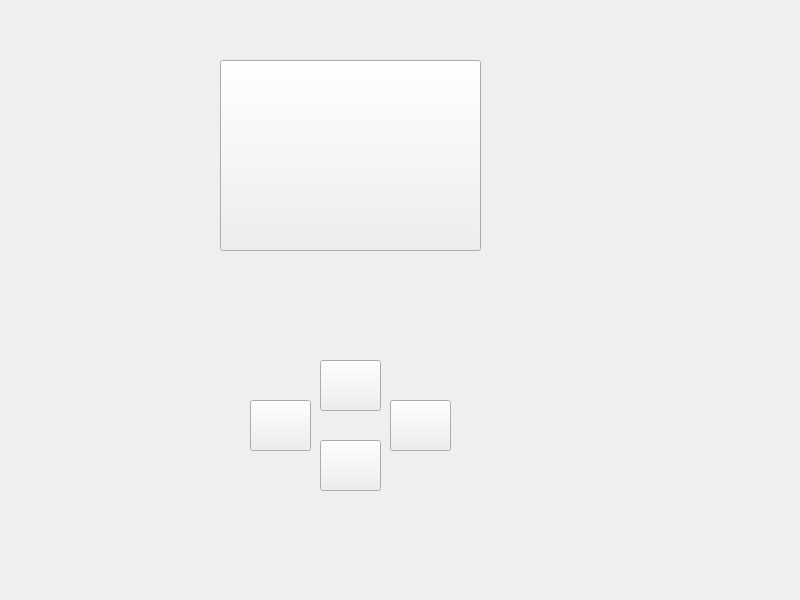
<?xml version="1.0" encoding="UTF-8"?>
<ui version="4.0">
 <class>Widget</class>
 <widget class="QWidget" name="Widget">
  <property name="geometry">
   <rect>
    <x>0</x>
    <y>0</y>
    <width>800</width>
    <height>600</height>
   </rect>
  </property>
  <property name="windowTitle">
   <string>Widget</string>
  </property>
  <widget class="QPushButton" name="pushButton_target">
   <property name="geometry">
    <rect>
     <x>220</x>
     <y>60</y>
     <width>261</width>
     <height>191</height>
    </rect>
   </property>
   <property name="text">
    <string/>
   </property>
  </widget>
  <widget class="QPushButton" name="pushButton_up">
   <property name="geometry">
    <rect>
     <x>320</x>
     <y>360</y>
     <width>61</width>
     <height>51</height>
    </rect>
   </property>
   <property name="text">
    <string/>
   </property>
  </widget>
  <widget class="QPushButton" name="pushButton_down">
   <property name="geometry">
    <rect>
     <x>320</x>
     <y>440</y>
     <width>61</width>
     <height>51</height>
    </rect>
   </property>
   <property name="text">
    <string/>
   </property>
  </widget>
  <widget class="QPushButton" name="pushButton_left">
   <property name="geometry">
    <rect>
     <x>250</x>
     <y>400</y>
     <width>61</width>
     <height>51</height>
    </rect>
   </property>
   <property name="text">
    <string/>
   </property>
  </widget>
  <widget class="QPushButton" name="pushButton_right">
   <property name="geometry">
    <rect>
     <x>390</x>
     <y>400</y>
     <width>61</width>
     <height>51</height>
    </rect>
   </property>
   <property name="text">
    <string/>
   </property>
  </widget>
 </widget>
 <resources/>
 <connections/>
</ui>
